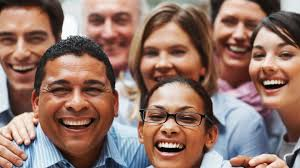
#> input picture das/trabalho1/images.jpg, 300 x 168 px
$ python -i models.py   (imports and definitions only)   (Python 2 division)
#> lines starting #> are read from the running program, lines starting #| are printed output that depends on the picture
#> further down, picture is the input picture: shape (168, 300, 3); mean B, G, R 105.6, 116, 146.8
import numpy as np
import caffe
import os
import sys
import cv2
import urllib2
import urllib

dic_root = "/home/gustavo/Documents/unb/das/trabalho1"
caffe_root = "/home/gustavo/caffe"

class NetFace:
	def __init__(self):
		path = os.path.join(dic_root,"haarcascade_frontalface_alt.xml")
		self.classifier = cv2.CascadeClassifier(path)
	def classifierImage(self,miniframe):
		return self.classifier.detectMultiScale(miniframe)

class Face:
	def __init__(self,net=NetFace()):
		self.net = net

	def detect(self,frame):
		height, width, depth = frame.shape
#> height = 168; width = 300; depth = 3

		# create grayscale version
		grayscale = cv2.cvtColor(frame, cv2.COLOR_BGR2GRAY)
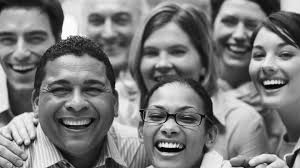
#> grayscale: shape (168, 300); min 0, max 255, mean 124

		# equalize histogram
		cv2.equalizeHist(grayscale, grayscale)

		# detect objects
		DOWNSCALE = 4
		minisize = (frame.shape[1]/DOWNSCALE,frame.shape[0]/DOWNSCALE)
#> minisize = (75, 42)
		miniframe = cv2.resize(frame, minisize)
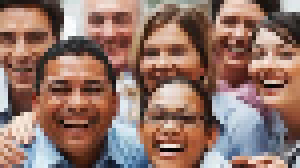
#> miniframe: shape (42, 75, 3) (shown 4 times larger); mean B, G, R 105.9, 116.4, 147.2
		faces = self.net.classifierImage(miniframe)
#> faces = [[8, 14, 22, 22], [33, 21, 21, 21]]
		# [8 lines of commented-out code are left out]
		return faces

class NetData:

	# [4 lines left out: function __init__, not called in this run]

	def get_transformer(self):
		return self.transformer

	def get_labels(self):
		return self.labels

	def get_net(self):
		return self.net

class Net:

	def __init__(self,net,transformer,labels):
		self.netData = NetData(net,transformer,labels)
		self.loadsynset()

	# [37 lines left out: functions loadsynset, predict_imageNet, result, not called in this run]

class Input:

	FACES = 1
	PREDICTION = 2
	def __init__(self, load=None):
		self.img = None
		if(load): self.resolve(load)

	# [5 lines left out: function resolve, not called in this run]

	def isFile(self,load):
		return os.path.isfile(load)
	# [9 lines left out: function isUrl, not called in this run]

	def fileResolver(self,load):
		self.img = cv2.imread(load)
		self.load = load

	# [13 lines left out: functions urlResolver, getImage, not called in this run]

class Output:

	# [18 lines left out: functions outFaces, outAnimals, not called in this run]

>>> import cv2
>>> picture = cv2.imread('images.jpg')
>>> result = Face().detect(picture)
#> result = [[8, 14, 22, 22], [33, 21, 21, 21]]

$ run again, on das/trabalho1/0000001.jpg
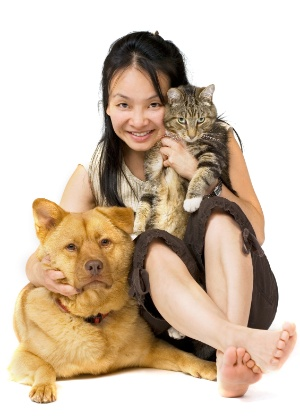
#> input picture das/trabalho1/0000001.jpg, 300 x 420 px
#> picture is the input picture: shape (420, 300, 3); mean B, G, R 174, 192.5, 210.2
#> in detect, `cv2.equalizeHist(grayscale, grayscale)`:
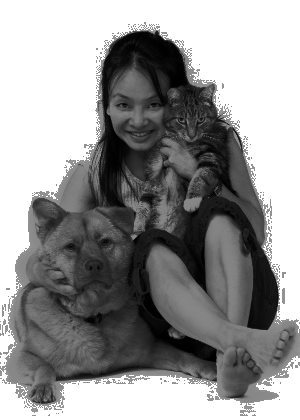
#> grayscale: shape (420, 300); min 0, max 255, mean 150.5
#> in detect, `miniframe = cv2.resize(frame, minisize)`:
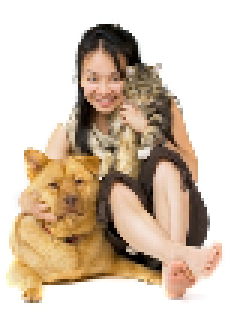
#> miniframe: shape (105, 75, 3) (shown 3 times larger); mean B, G, R 174.2, 192.7, 210.3
#> faces = ()

$ run again, on das/trabalho1/0002.jpg
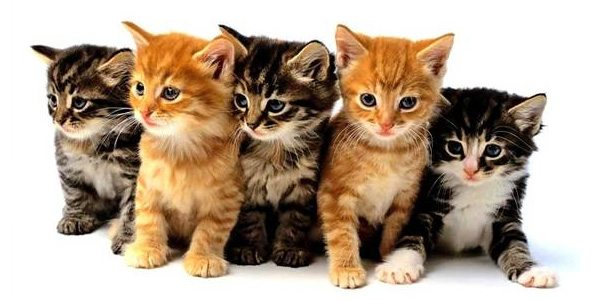
#> input picture das/trabalho1/0002.jpg, 600 x 300 px
#> picture is the input picture: shape (300, 600, 3); mean B, G, R 145.7, 164.6, 183.7
#> in detect, `cv2.equalizeHist(grayscale, grayscale)`:
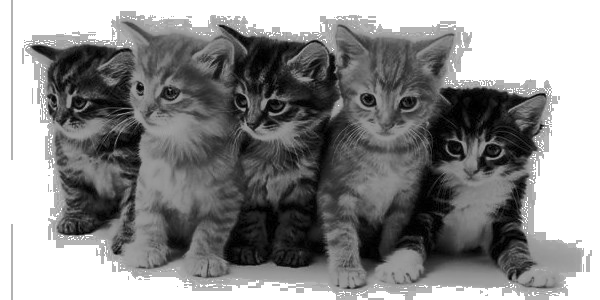
#> grayscale: shape (300, 600); min 0, max 255, mean 139.3
#> in detect, `miniframe = cv2.resize(frame, minisize)`:
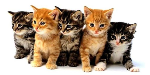
#> miniframe: shape (75, 150, 3); mean B, G, R 145.7, 164.6, 183.7
#> faces = ()
